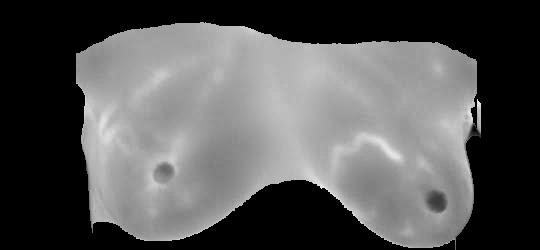
#> input picture train/Healthy/H_13.jpg, 540 x 250 px, found by its file name; its folder holds only this picture in this run
$ python breastCancer.py
#> lines starting #> are read from the running program, lines starting #| are printed output that depends on the picture
import os
import cv2
import numpy as np

# Set paths
input_train_dir = 'BreastCancerMRIs/train'
input_val_dir = 'BreastCancerMRIs/validation'

output_train_dir = 'BreastCancerMRIs/processed/train'
output_val_dir = 'BreastCancerMRIs/processed/validation'

# Desired output image size
IMG_SIZE = (224, 224)

# Create output folders
for dir_path in [output_train_dir, output_val_dir]:
    os.makedirs(os.path.join(dir_path, 'healthy'), exist_ok=True)
    os.makedirs(os.path.join(dir_path, 'sick'), exist_ok=True)

# Function to load, preprocess and save images
def preprocess_and_save(input_dir, output_dir):
#> called with input_dir = 'BreastCancerMRIs/train', output_dir = 'BreastCancerMRIs/processed/train'
    for condition in ['healthy', 'sick']:
        input_path = os.path.join(input_dir, condition)
        output_path = os.path.join(output_dir, condition)

        for img_name in os.listdir(input_path):
            img_input_path = os.path.join(input_path, img_name)
            img_output_path = os.path.join(output_path, img_name)

            img = cv2.imread(img_input_path)
#> img is the input picture: shape (250, 540, 3); min 0, max 255, mean 86.8

            if img is None:
                continue  # Skip bad images

            # Resize image
            img = cv2.resize(img, IMG_SIZE)
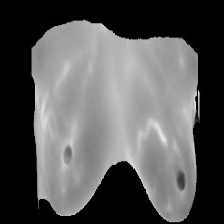
#> img: shape (224, 224, 3); min 0, max 240, mean 86.7

            # Convert to grayscale (optional)
            img = cv2.cvtColor(img, cv2.COLOR_BGR2GRAY)
#> img: shape (224, 224)

            # Normalize pixel values (0 to 255)
            img = (img * (255.0 / img.max())).astype(np.uint8)

            # Save the preprocessed image
            cv2.imwrite(img_output_path, img)
#> pass 2 of the loop in preprocess_and_save, `for condition in ['healthy', 'sick']:`:
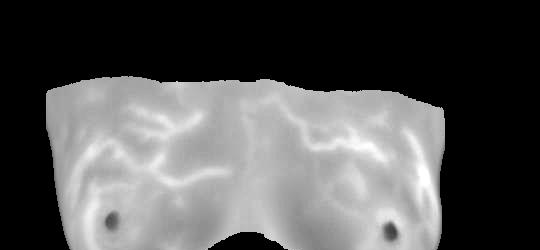
#> input picture train/Sick/S_103.jpg, 540 x 250 px, found by its file name
#> in preprocess_and_save, img is the input picture: shape (250, 540, 3); min 0, max 255, mean 85.4
#> in preprocess_and_save, `img = cv2.resize(img, IMG_SIZE)`:
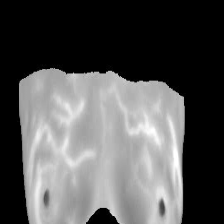
#> img: shape (224, 224, 3); min 0, max 255, mean 85.4
#> pass 2 of the loop in preprocess_and_save, `for condition in ['healthy', 'sick']:`:

# Preprocess and save train and validation images
preprocess_and_save(input_train_dir, output_train_dir)
preprocess_and_save(input_val_dir, output_val_dir)

print("Preprocessing and saving completed!")
